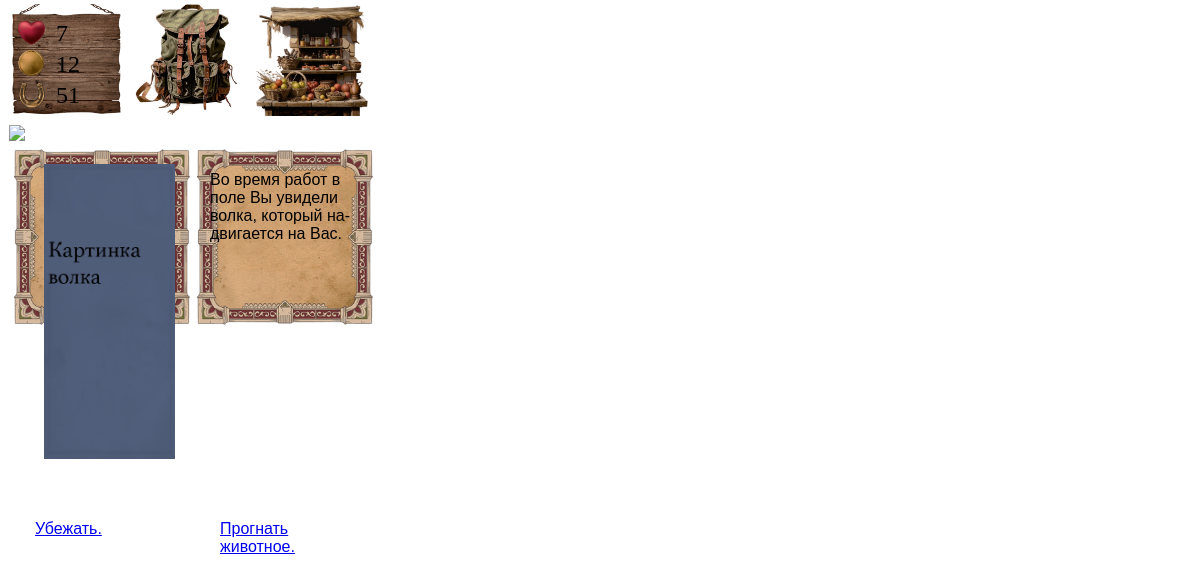
Page /event/4/ on the earlier database version.
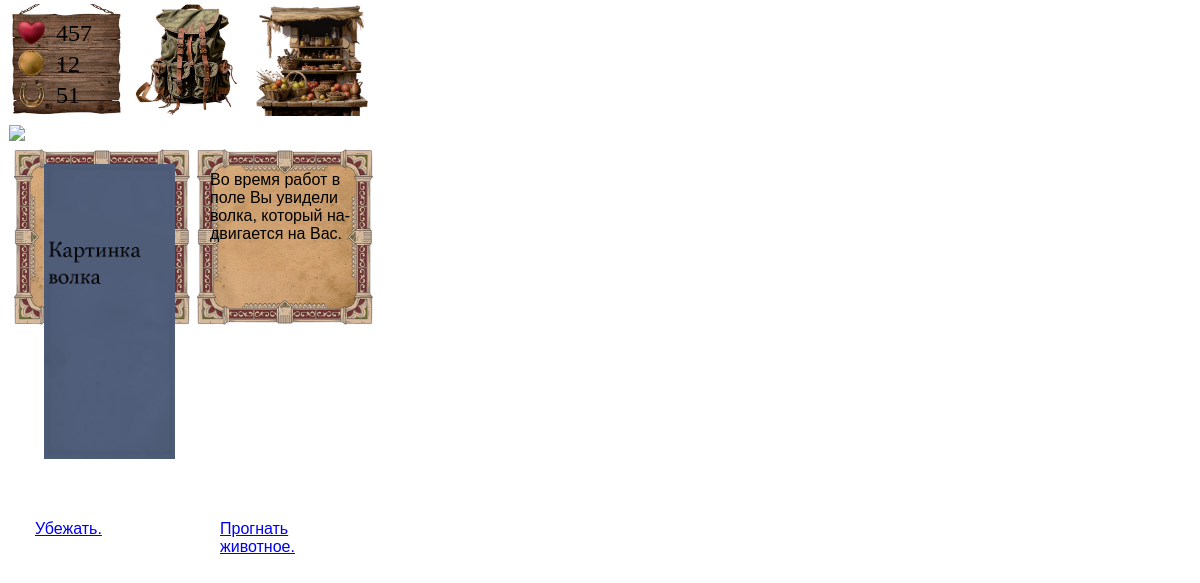
Same page on the later database version.
### play/models.py (models this page shows, shortened)
class status(models.Model):
    status_HP = models.IntegerField(default=100, null=True, blank=True)
    status_Money = models.IntegerField(default=50, null=True, blank=True)
    status_Loyalty = models.IntegerField(default=0, null=True, blank=True)
    status_Herbs = models.IntegerField(default=0)  # Важно: с большой H!
    class Meta:
        verbose_name_plural = "statuses"

### play/views.py (the view)
# urls.py: path('event/<int:event_id>/', views.play_next, name='play_next'),
def play_next(request, event_id):
    event_obj = get_object_or_404(event, id=event_id)
    player_status, _ = status.objects.get_or_create(pk=1)
    return render(request, 'play/play.html', {
        'event': event_obj,
        'player_status': player_status,
        'consequence': None,
        'show_event_text': True
    })

### play/templates/play/play.html (shortened to what this page needs)
<!DOCTYPE html>
<html lang="ru">
<head>
</head>
<body>
    <div class="high-panel">
        <div class="button-container-hp">
            <p class= "znachenie_hp">
            </p>
            <button class="button-image">
                <img src="/static/image/panel/hp.png" alt="Кнопка 1" class="button-image">
            </button>
        </div>
        <div class="button-container-bag">
            <button class="button-image" onclick="window.location.href='{% url 'mybag' %}'">
                <img src="/static/image/panel/bag_norm.png" alt="Кнопка 1" class="button-image">
            </button>
        </div>
        <div class="button-container-market">
            <button class="button-image">
                <img src="/static/image/panel/market_norm.png" alt="Кнопка 2" class="button-image">
            </button>
        </div>
    </div>
    <div class="event_picture">
        {% if event.image_Event and event.image_Event.url %}
            <img src="{{ event.image_Event.url }}" alt="{{ event.event_Text }}">
        {% else %}
            <div class="no-image">Нет изображения</div>
        {% endif %}
    </div>
    <div class="book-container">
        <img src="/static/image/panel/book_norm.png" alt="Кнопка 2" class="book-image">
    </div>
    <div class="choise-coutainer">
        <div class="button-choise-coutainer1">
            <button class="button-image">
            </button>
        </div>
        <div class="button-choise-coutainer2">
            <button class="button-image">
                <img src="/static/image/panel/chois.png" alt="Кнопка 1" class="button-image-choise2">
            </button>
        </div>
{% if show_event_text %}
<div class="event_text">
    <p>{{ event.event_Text }}</p>
</div>
{% endif %}
{% if consequence %}
    <div class="consequence">
        {{ consequence }}
    </div>
    <div class="event_url_start">
        <a href="{% url 'random_event' %}" class="btn-continue">Жить дальше</a>
    </div>
{% else %}
    <div class="action_1">
        <a href="#" class="action-link" data-consequence="consequence_1" data-url="{% url 'event_part_2' event_id=event.id %}?action=1">
            {{ event.action_1 }}
        </a>
    </div>
    <div class="action_2">
        <a href="#" class="action-link" data-consequence="consequence_2" data-url="{% url 'event_part_2' event_id=event.id %}?action=2">
            {{ event.action_2 }}
        </a>
    </div>
{% endif %}
<div class="player-status">
    <p>{{ player_status.status_HP }}</p>
    <p>{{ player_status.status_Money }}</p>
    <p>{{ player_status.status_Loyalty }}</p>
</div>
</body>
</html>

Differences in the rows shown:
changed status: status_HP "7" → "457"
